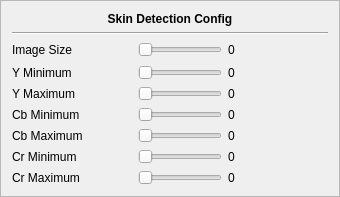
         <widget class="QFrame" name="frame">
          <property name="frameShape">
           <enum>QFrame::StyledPanel</enum>
          </property>
          <property name="frameShadow">
           <enum>QFrame::Raised</enum>
          </property>
          <layout class="QVBoxLayout" name="verticalLayout_2">
           <item>
            <widget class="QLabel" name="label">
             <property name="maximumSize">
              <size>
               <width>16777215</width>
               <height>18</height>
              </size>
             </property>
             <property name="font">
              <font>
               <weight>75</weight>
               <bold>true</bold>
              </font>
             </property>
             <property name="text">
              <string>Skin Detection Config</string>
             </property>
             <property name="alignment">
              <set>Qt::AlignCenter</set>
             </property>
            </widget>
           </item>
           <item>
            <widget class="Line" name="line">
             <property name="orientation">
              <enum>Qt::Horizontal</enum>
             </property>
            </widget>
           </item>
           <item>
            <layout class="QHBoxLayout" name="horizontalLayout_7">
             <item>
              <widget class="QLabel" name="label_20">
               <property name="minimumSize">
                <size>
                 <width>120</width>
                 <height>18</height>
                </size>
               </property>
               <property name="maximumSize">
                <size>
                 <width>120</width>
                 <height>16777215</height>
                </size>
               </property>
               <property name="text">
                <string>Image Size</string>
               </property>
               <property name="alignment">
                <set>Qt::AlignLeading|Qt::AlignLeft|Qt::AlignVCenter</set>
               </property>
              </widget>
             </item>
             <item>
              <widget class="QSlider" name="in_image_size">
               <property name="minimum">
                <number>100</number>
               </property>
               <property name="maximum">
                <number>1000</number>
               </property>
               <property name="orientation">
                <enum>Qt::Horizontal</enum>
               </property>
              </widget>
             </item>
             <item>
              <widget class="QLabel" name="val_image_size">
               <property name="minimumSize">
                <size>
                 <width>100</width>
                 <height>0</height>
                </size>
               </property>
               <property name="maximumSize">
                <size>
                 <width>100</width>
                 <height>16777215</height>
                </size>
               </property>
               <property name="text">
                <string>0</string>
               </property>
               <property name="alignment">
                <set>Qt::AlignLeading|Qt::AlignLeft|Qt::AlignVCenter</set>
               </property>
              </widget>
             </item>
            </layout>
           </item>
           <item>
            <layout class="QHBoxLayout" name="horizontalLayout">
             <item>
              <widget class="QLabel" name="label_2">
               <property name="minimumSize">
                <size>
                 <width>120</width>
                 <height>0</height>
                </size>
               </property>
               <property name="maximumSize">
                <size>
                 <width>120</width>
                 <height>18</height>
                </size>
               </property>
               <property name="text">
                <string>Y Minimum</string>
               </property>
               <property name="alignment">
                <set>Qt::AlignLeading|Qt::AlignLeft|Qt::AlignVCenter</set>
               </property>
              </widget>
             </item>
             <item>
              <widget class="QSlider" name="in_y_min">
               <property name="maximum">
                <number>255</number>
               </property>
               <property name="orientation">
                <enum>Qt::Horizontal</enum>
               </property>
              </widget>
             </item>
             <item>
              <widget class="QLabel" name="val_y_min">
               <property name="minimumSize">
                <size>
                 <width>100</width>
                 <height>0</height>
                </size>
               </property>
               <property name="maximumSize">
                <size>
                 <width>100</width>
                 <height>16777215</height>
                </size>
               </property>
               <property name="text">
                <string>0</string>
               </property>
               <property name="alignment">
                <set>Qt::AlignLeading|Qt::AlignLeft|Qt::AlignVCenter</set>
               </property>
              </widget>
             </item>
            </layout>
           </item>
           <item>
            <layout class="QHBoxLayout" name="horizontalLayout_2">
             <item>
              <widget class="QLabel" name="label_3">
               <property name="minimumSize">
                <size>
                 <width>120</width>
                 <height>0</height>
                </size>
               </property>
               <property name="maximumSize">
                <size>
                 <width>120</width>
                 <height>18</height>
                </size>
               </property>
               <property name="text">
                <string>Y Maximum</string>
               </property>
               <property name="alignment">
                <set>Qt::AlignLeading|Qt::AlignLeft|Qt::AlignVCenter</set>
               </property>
              </widget>
             </item>
             <item>
              <widget class="QSlider" name="in_y_max">
               <property name="maximum">
                <number>255</number>
               </property>
               <property name="orientation">
                <enum>Qt::Horizontal</enum>
               </property>
              </widget>
             </item>
             <item>
              <widget class="QLabel" name="val_y_max">
               <property name="minimumSize">
                <size>
                 <width>100</width>
                 <height>0</height>
                </size>
               </property>
               <property name="maximumSize">
                <size>
                 <width>100</width>
                 <height>16777215</height>
                </size>
               </property>
               <property name="text">
                <string>0</string>
               </property>
               <property name="alignment">
                <set>Qt::AlignLeading|Qt::AlignLeft|Qt::AlignVCenter</set>
               </property>
              </widget>
             </item>
            </layout>
           </item>
           <item>
            <layout class="QHBoxLayout" name="horizontalLayout_3">
             <item>
              <widget class="QLabel" name="label_5">
               <property name="minimumSize">
                <size>
                 <width>120</width>
                 <height>0</height>
                </size>
               </property>
               <property name="maximumSize">
                <size>
                 <width>120</width>
                 <height>18</height>
                </size>
               </property>
               <property name="text">
                <string>Cb Minimum</string>
               </property>
               <property name="alignment">
                <set>Qt::AlignLeading|Qt::AlignLeft|Qt::AlignVCenter</set>
               </property>
              </widget>
             </item>
             <item>
              <widget class="QSlider" name="in_cb_min">
               <property name="maximum">
                <number>255</number>
               </property>
               <property name="orientation">
                <enum>Qt::Horizontal</enum>
               </property>
              </widget>
             </item>
             <item>
              <widget class="QLabel" name="val_cb_min">
               <property name="minimumSize">
                <size>
                 <width>100</width>
                 <height>0</height>
                </size>
               </property>
               <property name="maximumSize">
                <size>
                 <width>100</width>
                 <height>16777215</height>
                </size>
               </property>
               <property name="text">
                <string>0</string>
               </property>
               <property name="alignment">
                <set>Qt::AlignLeading|Qt::AlignLeft|Qt::AlignVCenter</set>
               </property>
              </widget>
             </item>
            </layout>
           </item>
           <item>
            <layout class="QHBoxLayout" name="horizontalLayout_4">
             <item>
              <widget class="QLabel" name="label_4">
               <property name="minimumSize">
                <size>
                 <width>120</width>
                 <height>0</height>
                </size>
               </property>
               <property name="maximumSize">
                <size>
                 <width>120</width>
                 <height>18</height>
                </size>
               </property>
               <property name="text">
                <string>Cb Maximum</string>
               </property>
               <property name="alignment">
                <set>Qt::AlignLeading|Qt::AlignLeft|Qt::AlignVCenter</set>
               </property>
              </widget>
             </item>
             <item>
              <widget class="QSlider" name="in_cb_max">
               <property name="maximum">
                <number>255</number>
               </property>
               <property name="orientation">
                <enum>Qt::Horizontal</enum>
               </property>
              </widget>
             </item>
             <item>
              <widget class="QLabel" name="val_cb_max">
               <property name="minimumSize">
                <size>
                 <width>100</width>
                 <height>0</height>
                </size>
               </property>
               <property name="maximumSize">
                <size>
                 <width>100</width>
                 <height>16777215</height>
                </size>
               </property>
               <property name="text">
                <string>0</string>
               </property>
               <property name="alignment">
                <set>Qt::AlignLeading|Qt::AlignLeft|Qt::AlignVCenter</set>
               </property>
              </widget>
             </item>
            </layout>
           </item>
           <item>
            <layout class="QHBoxLayout" name="horizontalLayout_5">
             <item>
              <widget class="QLabel" name="label_7">
               <property name="minimumSize">
                <size>
                 <width>120</width>
                 <height>0</height>
                </size>
               </property>
               <property name="maximumSize">
                <size>
                 <width>120</width>
                 <height>18</height>
                </size>
               </property>
               <property name="text">
                <string>Cr Minimum</string>
               </property>
               <property name="alignment">
                <set>Qt::AlignLeading|Qt::AlignLeft|Qt::AlignVCenter</set>
               </property>
              </widget>
             </item>
             <item>
              <widget class="QSlider" name="in_cr_min">
               <property name="maximum">
                <number>255</number>
               </property>
               <property name="orientation">
                <enum>Qt::Horizontal</enum>
               </property>
              </widget>
             </item>
             <item>
              <widget class="QLabel" name="val_cr_min">
               <property name="minimumSize">
                <size>
                 <width>100</width>
                 <height>0</height>
                </size>
               </property>
               <property name="maximumSize">
                <size>
                 <width>100</width>
                 <height>16777215</height>
                </size>
               </property>
               <property name="text">
                <string>0</string>
               </property>
               <property name="alignment">
                <set>Qt::AlignLeading|Qt::AlignLeft|Qt::AlignVCenter</set>
               </property>
              </widget>
             </item>
            </layout>
           </item>
           <item>
            <layout class="QHBoxLayout" name="horizontalLayout_6">
             <item>
              <widget class="QLabel" name="label_6">
               <property name="minimumSize">
                <size>
                 <width>120</width>
                 <height>0</height>
                </size>
               </property>
               <property name="maximumSize">
                <size>
                 <width>120</width>
                 <height>18</height>
                </size>
               </property>
               <property name="text">
                <string>Cr Maximum</string>
               </property>
               <property name="alignment">
                <set>Qt::AlignLeading|Qt::AlignLeft|Qt::AlignVCenter</set>
               </property>
              </widget>
             </item>
             <item>
              <widget class="QSlider" name="in_cr_max">
               <property name="maximum">
                <number>255</number>
               </property>
               <property name="orientation">
                <enum>Qt::Horizontal</enum>
               </property>
              </widget>
             </item>
             <item>
              <widget class="QLabel" name="val_cr_max">
               <property name="minimumSize">
                <size>
                 <width>100</width>
                 <height>0</height>
                </size>
               </property>
               <property name="maximumSize">
                <size>
                 <width>100</width>
                 <height>16777215</height>
                </size>
               </property>
               <property name="text">
                <string>0</string>
               </property>
               <property name="alignment">
                <set>Qt::AlignLeading|Qt::AlignLeft|Qt::AlignVCenter</set>
               </property>
              </widget>
             </item>
            </layout>
           </item>
          </layout>
         </widget>
